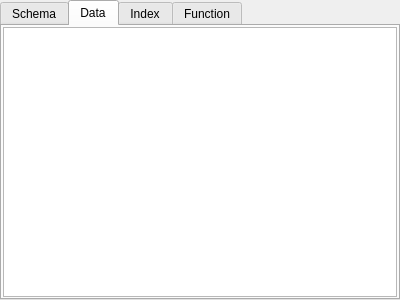
<?xml version="1.0" encoding="UTF-8"?>
<ui version="4.0">
 <class>DocumentView</class>
 <widget class="QWidget" name="DocumentView">
  <property name="geometry">
   <rect>
    <x>0</x>
    <y>0</y>
    <width>400</width>
    <height>300</height>
   </rect>
  </property>
  <property name="windowTitle">
   <string>Form</string>
  </property>
  <layout class="QGridLayout" name="gridLayout">
   <property name="leftMargin">
    <number>0</number>
   </property>
   <property name="topMargin">
    <number>0</number>
   </property>
   <property name="rightMargin">
    <number>0</number>
   </property>
   <property name="bottomMargin">
    <number>0</number>
   </property>
   <item row="0" column="0">
    <widget class="QTabWidget" name="DocTapProperties">
     <property name="currentIndex">
      <number>1</number>
     </property>
     <widget class="QWidget" name="Schema">
      <attribute name="title">
       <string>Schema</string>
      </attribute>
     </widget>
     <widget class="QWidget" name="Data">
      <attribute name="title">
       <string>Data</string>
      </attribute>
      <layout class="QGridLayout" name="gridLayout_2">
       <property name="leftMargin">
        <number>1</number>
       </property>
       <property name="topMargin">
        <number>1</number>
       </property>
       <property name="rightMargin">
        <number>1</number>
       </property>
       <property name="bottomMargin">
        <number>1</number>
       </property>
       <item row="0" column="0">
        <widget class="QPlainTextEdit" name="jsondoc"/>
       </item>
      </layout>
     </widget>
     <widget class="QWidget" name="Index">
      <attribute name="title">
       <string>Index</string>
      </attribute>
     </widget>
     <widget class="QWidget" name="Function">
      <attribute name="title">
       <string>Function</string>
      </attribute>
     </widget>
    </widget>
   </item>
  </layout>
 </widget>
 <resources/>
 <connections/>
</ui>
